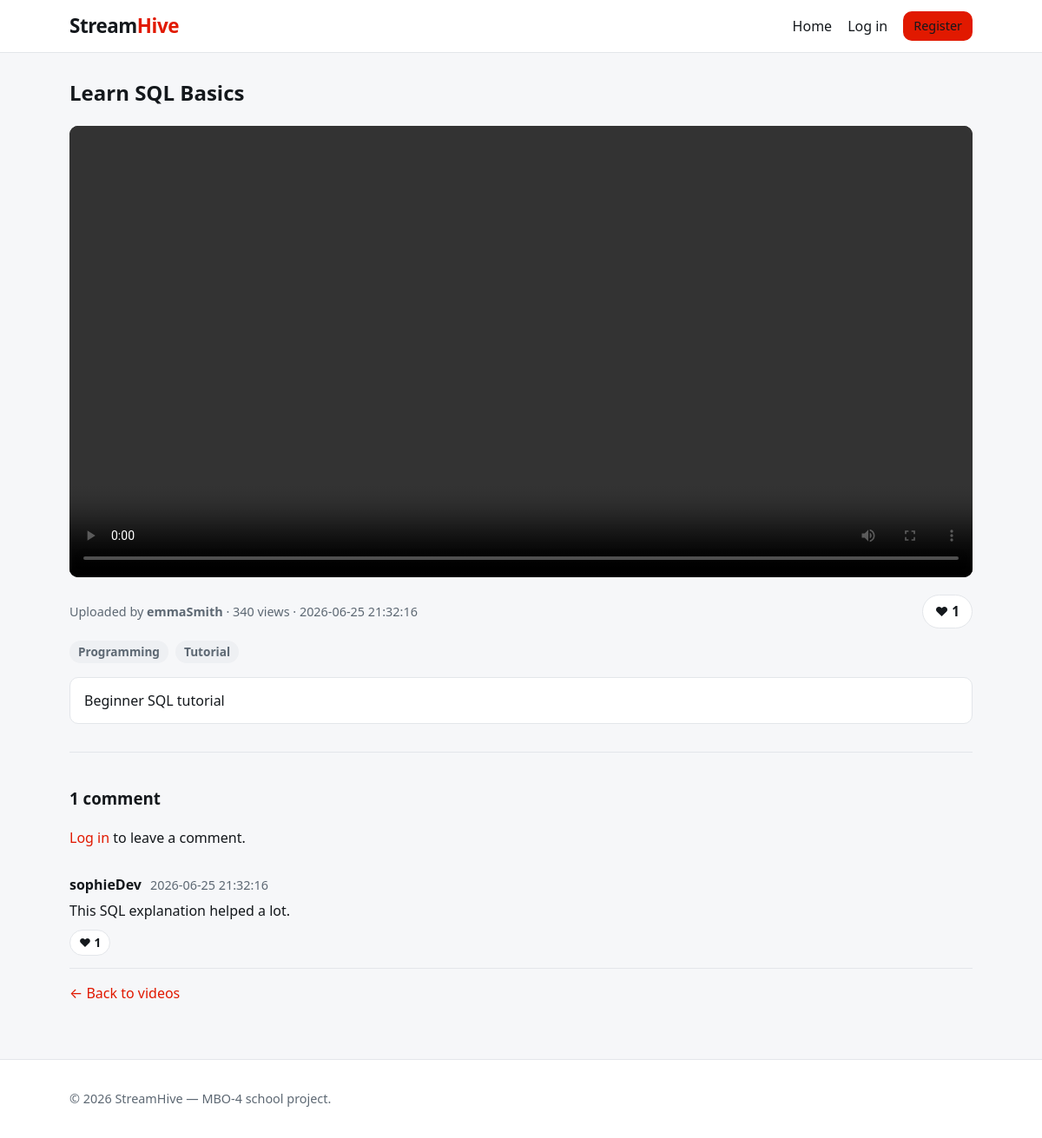
/videos/show?id=2, run on the app's committed database.
### tables this page shows
CREATE TABLE videos (
    id INT AUTO_INCREMENT PRIMARY KEY,
    user_id INT NOT NULL,
    title VARCHAR(255) NOT NULL,
    description TEXT,
    filename VARCHAR(255) NOT NULL,
    views INT DEFAULT 0,
    created_at DATETIME DEFAULT CURRENT_TIMESTAMP,

    FOREIGN KEY (user_id)
    REFERENCES users(id)
    ON DELETE CASCADE
);

CREATE TABLE users (
    id INT AUTO_INCREMENT PRIMARY KEY,
    email VARCHAR(50) NOT NULL UNIQUE,
    password VARCHAR(255) NOT NULL,
    role VARCHAR(50),
    created_at DATETIME DEFAULT CURRENT_TIMESTAMP,
    username VARCHAR(50)
);

CREATE TABLE categories (
    id INT AUTO_INCREMENT PRIMARY KEY,
    name VARCHAR(50) NOT NULL
);

CREATE TABLE comments (
    id INT AUTO_INCREMENT PRIMARY KEY,
    user_id INT NOT NULL,
    video_id INT NOT NULL,
    content TEXT NOT NULL,
    created_at DATETIME DEFAULT CURRENT_TIMESTAMP,

    FOREIGN KEY (user_id)
    REFERENCES users(id)
    ON DELETE CASCADE,

    FOREIGN KEY (video_id)
    REFERENCES videos(id)
    ON DELETE CASCADE
);

### views/videos/show.php (the view, shortened to what the rows shown need)
<section class="video-detail">
    <h2><?= htmlspecialchars($video['title']) ?></h2>
    <video class="player" controls
           src="/uploads/<?= htmlspecialchars($video['filename']) ?>">
    </video>
    <div class="video-bar">
        <p class="meta">
            Uploaded by <strong><?= htmlspecialchars($video['uploader']) ?></strong>
            &middot; <?= (int) $video['views'] ?> views
            &middot; <?= htmlspecialchars($video['created_at']) ?>
        </p>
        <?php if (!empty($currentUser)): ?>
            <form method="post" action="/likes/video" class="like-form">
                <input type="hidden" name="video_id" value="<?= (int) $video['id'] ?>">
                <button type="submit" class="like-button<?= $videoLike['liked'] ? ' liked' : '' ?>">
                    <?= $videoLike['liked'] ? '&hearts;' : '&#9825;' ?>
                    Like &middot; <?= (int) $videoLike['count'] ?>
                </button>
            </form>
        <?php else: ?>
            <span class="like-button static">&hearts; <?= (int) $videoLike['count'] ?></span>
        <?php endif; ?>
    </div>
    <?php if (!empty($categories)): ?>
        <p class="category-tags">
            <?php foreach ($categories as $category): ?>
                <a class="tag" href="/?category=<?= (int) $category['id'] ?>">
                    <?= htmlspecialchars($category['name']) ?>
                </a>
            <?php endforeach; ?>
        </p>
    <?php endif; ?>
    <?php if (!empty($video['description'])): ?>
        <p class="description"><?= nl2br(htmlspecialchars($video['description'])) ?></p>
    <?php endif; ?>
    <section class="comments">
        <h3><?= count($comments) ?> comment<?= count($comments) === 1 ? '' : 's' ?></h3>
        <?php if (!empty($currentUser)): ?>
            <form method="post" action="/comments/store" class="comment-form">
                <input type="hidden" name="video_id" value="<?= (int) $video['id'] ?>">
                <textarea name="content" rows="3" maxlength="2000"
                          placeholder="Add a comment&hellip;" required></textarea>
                <button type="submit">Post comment</button>
            </form>
        <?php else: ?>
            <p><a href="/login">Log in</a> to leave a comment.</p>
        <?php endif; ?>
        <ul class="comment-list">
            <?php foreach ($comments as $comment): ?>
                <?php
                $commentLiked = (int) $comment['liked_by_me'] > 0;
                ?>
                <li class="comment">
                    <div class="comment-head">
                        <strong><?= htmlspecialchars($comment['author']) ?></strong>
                        <span class="meta"><?= htmlspecialchars($comment['created_at']) ?></span>
                    </div>
                    <p class="comment-body"><?= nl2br(htmlspecialchars($comment['content'])) ?></p>
                    <div class="comment-actions">
                        <?php if (!empty($currentUser)): ?>
                            <form method="post" action="/likes/comment" class="like-form">
                                <input type="hidden" name="comment_id" value="<?= (int) $comment['id'] ?>">
                                <input type="hidden" name="video_id" value="<?= (int) $video['id'] ?>">
                                <button type="submit" class="like-button small<?= $commentLiked ? ' liked' : '' ?>">
                                    <?= $commentLiked ? '&hearts;' : '&#9825;' ?>
                                    <?= (int) $comment['like_count'] ?>
                                </button>
                            </form>
                        <?php else: ?>
                            <span class="like-button small static">&hearts; <?= (int) $comment['like_count'] ?></span>
                        <?php endif; ?>
                    </div>
                </li>
            <?php endforeach; ?>
        </ul>
    </section>
    <p><a href="/">&larr; Back to videos</a></p>
</section>

### core/Router.php (shortened to what the rows shown need)
<?php
class Router
{
    private array $routes = [];
    public function add(string $method, string $path, callable|array $handler): void
    {
        $this->routes[] = [
            'method'  => strtoupper($method),
            'path'    => $path,
            'handler' => $handler,
        ];
    }
    public function dispatch(string $method, string $uri): void
    {
        $method = strtoupper($method);
        $path = $this->normalisePath($uri);
        foreach ($this->routes as $route)
        {
            if ($route['method'] === $method && $route['path'] === $path)
            {
                $this->invoke($route['handler']);
                return;
            }
        }
    }
    private function normalisePath(string $uri): string
    {
        $path = parse_url($uri, PHP_URL_PATH);
        $path = rtrim($path, '/');
        return $path === '' ? '/' : $path;
    }
    private function invoke(callable|array $handler): void
    {
        if (is_array($handler))
        {
            [$class, $method] = $handler;
            $controller = new $class();
            $controller->$method();
            return;
        }
    }
}

### views/partials/header.php (shortened to what the rows shown need)
<!DOCTYPE html>
<html lang="en">
<head>
    <link rel="stylesheet" href="/css/style.css">
</head>
<body>
    <header class="site-header">
        <div class="container header-inner">
            <a class="brand" href="/">Stream<span>Hive</span></a>
            <nav class="nav">
                <a href="/">Home</a>
                <?php if (!empty($currentUser)): ?>
                    <a href="/videos/upload">Upload</a>
                    <span class="nav-user">Hi, <?= htmlspecialchars($currentUser['username']) ?></span>
                    <a class="button small" href="/logout">Log out</a>
                <?php else: ?>
                    <a href="/login">Log in</a>
                    <a class="button small" href="/register">Register</a>
                <?php endif; ?>
            </nav>
        </div>
    </header>
    <main class="container">

### views/partials/footer.php
    </main>
    <footer class="site-footer">
        <div class="container">
            <p>&copy; <?= date('Y') ?> StreamHive &mdash; MBO-4 school project.</p>
        </div>
    </footer>
</body>
</html>

### data on the page
videos: title "Learn SQL Basics", user.username "emmaSmith", views "340", created_at "2026-06-25 21:32:16", description "Beginner SQL tutorial"
categories: name "Programming"
categories: name "Tutorial"
comments: user.username "sophieDev", created_at "2026-06-25 21:32:16", content "This SQL explanation helped a lot.", like_count "1"
